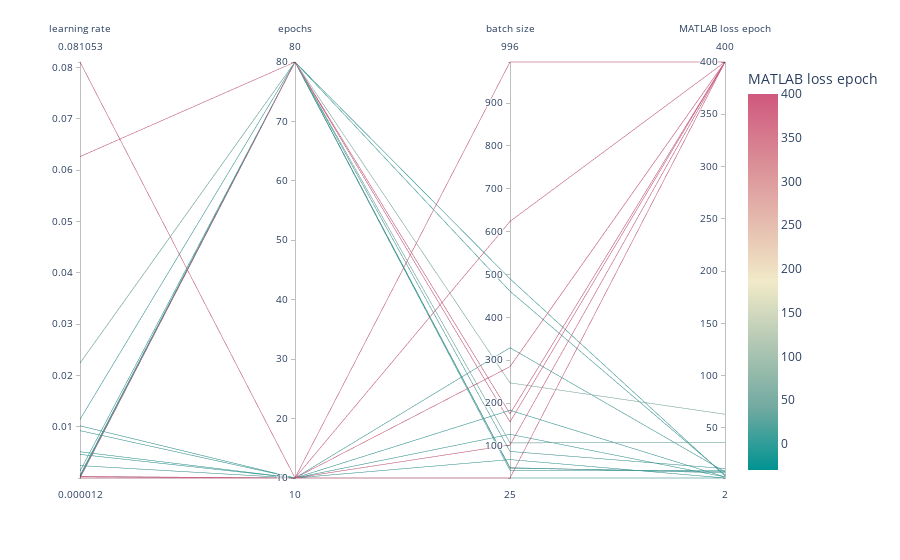

Notebook source saved alongside this figure:
### Code cell
import plotly.express as px
import pandas as pd
import numpy as np
# MATLAB_loss_epoch= [31,7,43,6,397,2,400,73,79,None,53,14,3,10,9,8,8,14,6,10,7,11,9,31,6,7,71,7,13,109,34,39,400,17,None,400,51,6,11,400,6,425,31,154,4,15,400,None,169,2,10,27,9,15,67,102,6,12,27,11,23,19,5,4,6,8,18,39,44,400,53,4,8,94,400,400,34,33,400,11,400,27,46,39,8,8,35,47,400,16,53,21,400,35,40,15,91,400,102,26,22,85,28,36]
# end_loss = [170.625,169.2216,169.881,172.6425,171.5856,171.4906,200.8244,171.4209,168.0032,None,170.4624,170.3961,168.8855,169.0507,169.3977,170.8383,169.5728,170.1414,170.4737,169.2979,170.8414,168.4813,170.9302,177.1033,170.127,175.239,172.0257,172.6612,170.4685,170.6348,173.9354,170.0953,182.8782,171.4582,None,174.7932,170.7267,169.7895,170.9821,177.5318,170.8467,170.7996,169.0987,172.5514,172.9049,168.9981,174.8774,None,171.8029,169.0201,170.1617,171.0394,164.014,170.8149,170.3139,169.9398,172.1823,170.3637,172.2119,172.2723,163.2362,171.8841,168.7147,170.7006,170.7408,171.6105,170.6718,171.2721,170.8758,173.928,174.0465,170.6715,169.985,170.9204,190.0418,179.1302,171.0091,172.7695,191.3036,169.4706,179.7738,172.5031,174.2779,172.9253,168.5179,170.9191,171.3534,168.7726,182.7285,171.5121,169.7371,171.7798,176.1571,175.0971,169.9502,169.1821,169.373,198.2109,170.2366,168.2848,168.9214,171.7177,170.0708,168.91]
# MATLAB_loss_epoch = np.log10(np.array(MATLAB_loss_epoch,dtype=np.float32))
# print(MATLAB_loss_epoch)
df = pd.DataFrame(list(zip(lr, epochs, batch_size, loss, epoch)),
               columns =['learning rate', 'epochs', 'batch size','final loss','MATLAB loss epoch'])

fig = px.parallel_coordinates(df, color="MATLAB loss epoch",
                             color_continuous_scale=px.colors.diverging.Tealrose,
                             color_continuous_midpoint=185)
fig.show()
